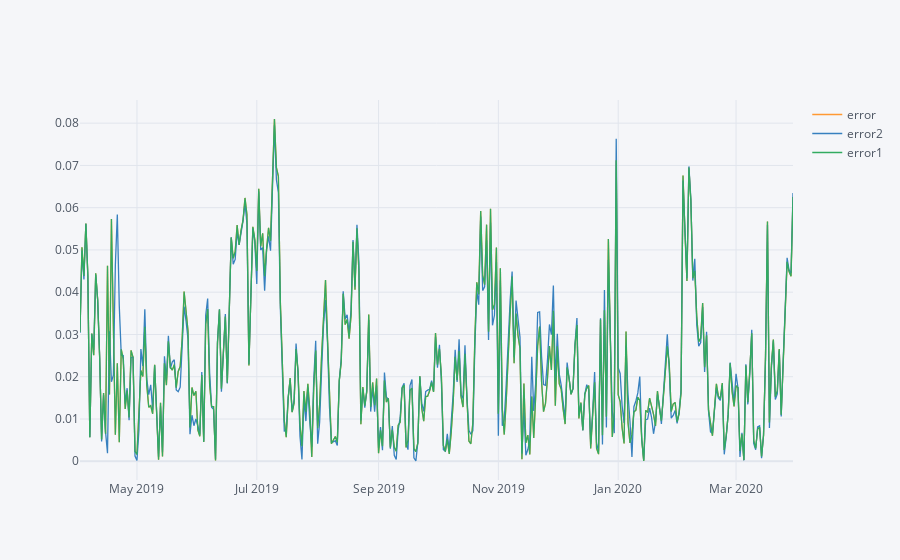

Notebook source saved alongside this figure:
### Code cell
cono.iplot()

### Figure 1 — Plotly figure (JSON) as saved in the notebook; plotly's stock layout.template omitted (floating-point values rounded to 4 significant figures; data arrays with more than 128 entries replaced by an {"elided": "..."} marker saying what was removed)
{"data": [{"line": {"color": "rgba(255, 153, 51, 1.0)", "dash": "solid", "shape": "linear", "width": 1.3}, "mode": "lines", "name": "error", "text": "", "type": "scatter", "x": {"elided": "364 str values"}, "y": {"elided": "364 float values"}}, {"line": {"color": "rgba(55, 128, 191, 1.0)", "dash": "solid", "shape": "linear", "width": 1.3}, "mode": "lines", "name": "error2", "text": "", "type": "scatter", "x": {"elided": "364 str values"}, "y": {"elided": "364 float values"}}, {"line": {"color": "rgba(50, 171, 96, 1.0)", "dash": "solid", "shape": "linear", "width": 1.3}, "mode": "lines", "name": "error1", "text": "", "type": "scatter", "x": {"elided": "364 str values"}, "y": {"elided": "364 float values"}}], "layout": {"legend": {"bgcolor": "#F5F6F9", "font": {"color": "#4D5663"}}, "paper_bgcolor": "#F5F6F9", "plot_bgcolor": "#F5F6F9", "title": {"font": {"color": "#4D5663"}}, "xaxis": {"gridcolor": "#E1E5ED", "showgrid": true, "tickfont": {"color": "#4D5663"}, "title": {"font": {"color": "#4D5663"}, "text": ""}, "zerolinecolor": "#E1E5ED"}, "yaxis": {"gridcolor": "#E1E5ED", "showgrid": true, "tickfont": {"color": "#4D5663"}, "title": {"font": {"color": "#4D5663"}, "text": ""}, "zerolinecolor": "#E1E5ED"}}}
